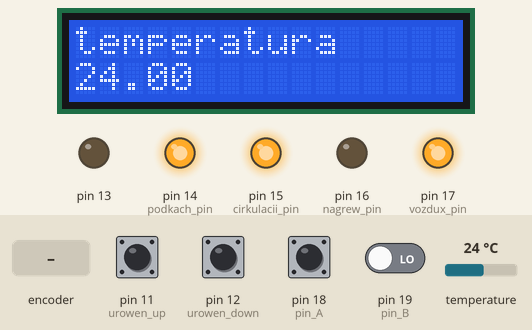
Bench run of a sketch on a simulated Arduino Uno, built with avr-gcc and run on an emulated ATmega328P. Parts: 16×2 character LCD, output pins drawn as LEDs (lit = HIGH). The inputs (shaded band) are chosen by the test bench; at power-on: pin 11 (urowen_up), pin 12 (urowen_down), pin 18 (pin_A) HIGH, pin 19 (pin_B) LOW, temperature 24 °C. What the sketch prints to the serial monitor is not drawn.

Above: at 6.4 s.
6.5 s: temperature set to 26.3 °C
At 13.5 s:
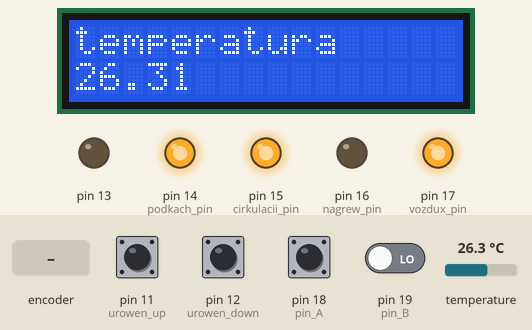
14.4 s: temperature set to 27.5 °C
At 19.0 s:
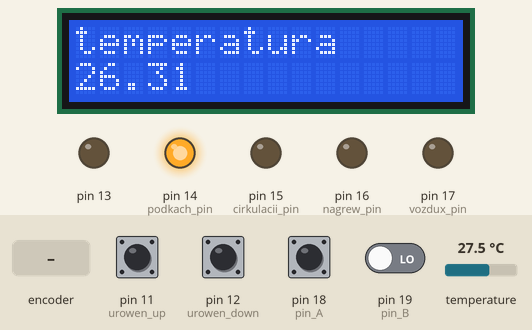
21.5 s: rotary encoder on pin 18 (pin_A) / pin 19 (pin_B) turned 3 steps (first pin leading)
At 23.0 s:
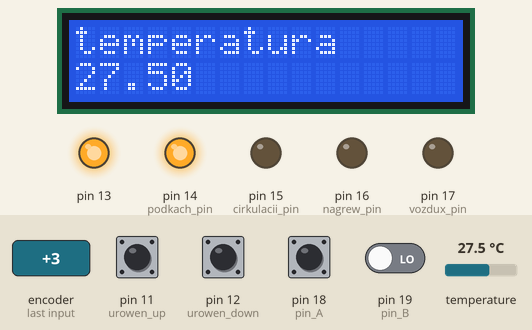
23.6 s: temperature set to 12 °C
At 26.3 s:
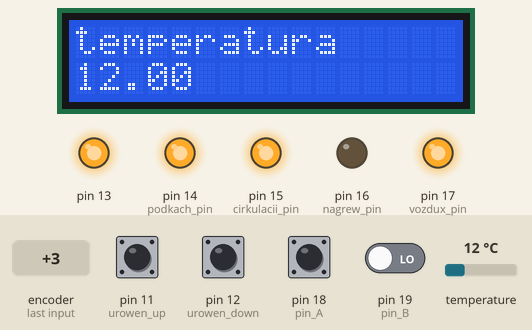
26.6 s: temperature set to 33 °C
At 30.8 s:
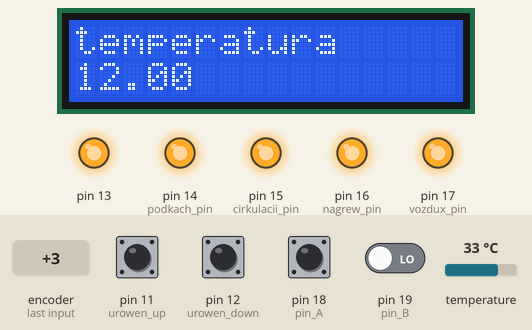
33.6 s: temperature set to 28.9 °C
At 38.1 s:
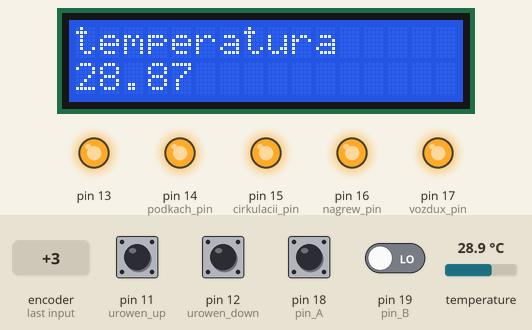
38.7 s: temperature set to 27.6 °C
Timing chart, 0 to 43.9 s (numbered marks = the images above; inputs shaded):
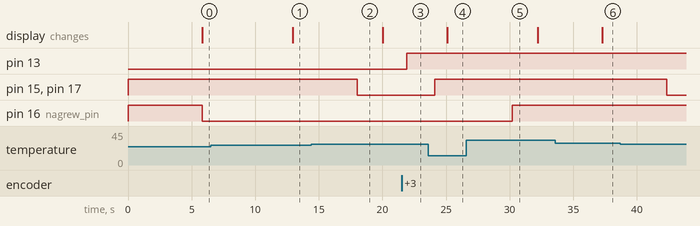

Measured:
- the behaviour switches between 27 and 27.1 °C on temperature (found by bisection; images 1 and 2)
- after the input at 6.5 s, the display: changes after 6.4 s (image 1)
- after the input at 14.4 s, pin 15 (cirkulacii_pin), pin 17 (vozdux_pin): HIGH → LOW after 3.6 s
- after the input at 21.5 s, pin 13: LOW → HIGH after 0.40 s
- after the input at 23.6 s, pin 15 (cirkulacii_pin), pin 17 (vozdux_pin): LOW → HIGH after 0.51 s; the display: changes after 1.5 s (image 4)
- after the input at 26.6 s, pin 16 (nagrew_pin): LOW → HIGH after 3.6 s
- after the input at 33.6 s, the display: changes after 3.7 s (image 6)
- after the input at 38.7 s, pin 15 (cirkulacii_pin), pin 17 (vozdux_pin): HIGH → LOW after 3.7 s

The sketch:

gorelka_2.ino
```cpp
//#include <LiquidCrystalRus.h>

#include <MsTimer2.h>

#include <OneWire.h>
#include<LiquidCrystal.h>
LiquidCrystal lcd(7,6,5,4,3,2);
byte count_iz_temp=0;
byte count_lcd=0;
float rezultat;
float *p_rezult;

int chislo=120;
int shag=10;
const int pin_A=18;
const int pin_B=19;
unsigned char encoder_A;
unsigned char encoder_B;
unsigned char encoder_A_prev=0;
unsigned long currentTime;
unsigned long loopTime;

int urowen_up=11;
int urowen_down=12;
int podkach_pin=14;
int cirkulacii_pin=15;
int nagrew_pin=16;
int vozdux_pin=17;
float nagr_on=26.0;
float nagr_off=28.5;
float gorelka_start=28.0;
float gorelka_stop=30.0;
boolean urowen;


// OneWire DS18S20, DS18B20, DS1822 Temperature Example
//
// http://www.pjrc.com/teensy/td_libs_OneWire.html
//
// The DallasTemperature library can do all this work for you!
// http://milesburton.com/Dallas_Temperature_Control_Library

OneWire  ds(8);  // on pin 10

void flash(void);
void izmerenieTemper(float *p);
void lcd_out(void);
//==============================================================

void setup(void) {
  pinMode(pin_A,INPUT);
  pinMode(pin_B,INPUT);
  pinMode(13,OUTPUT);
  currentTime=millis();
  loopTime=currentTime;
  pinMode(urowen_up,INPUT);
  digitalWrite(urowen_up,HIGH);
  pinMode(urowen_down,INPUT);
  digitalWrite(urowen_down,HIGH);
  pinMode(podkach_pin,OUTPUT);
  digitalWrite(podkach_pin,!LOW);
  pinMode(cirkulacii_pin,OUTPUT);
  digitalWrite(cirkulacii_pin,!LOW);
  pinMode(nagrew_pin,OUTPUT);
  digitalWrite(nagrew_pin,!LOW);
  pinMode(vozdux_pin,OUTPUT);
  digitalWrite(vozdux_pin,!LOW);
  Serial.begin(9600);
  lcd.begin(16,2);
  lcd.print("nachalo");
  p_rezult=&rezultat;
   MsTimer2::set(1000, flash); // 1000ms period
  MsTimer2::start();
  delay(5000);

}
//===========================================================
void loop(void) {

 currentTime=millis();
 if(currentTime>=(loopTime+5))
 {
    encoder_A=digitalRead(pin_A);
    encoder_B=digitalRead(pin_B);
     if((!encoder_A)&&(encoder_A_prev))
       {
          if(encoder_B)
          {
             if(chislo + shag<=255) chislo += shag;
          }
          else
          {
             if(chislo-shag >=0 ) chislo -= shag;
          }
       }
     encoder_A_prev = encoder_A;
     analogWrite(13,chislo);
     Serial.print("chislo  ");
     Serial.print(chislo);
     Serial.println();
     loopTime=currentTime;
 }
  if (count_iz_temp >=5)   //цикл измерения температуры
    {
      izmerenieTemper(p_rezult);
     }
     //................................................
  if(count_lcd >=2)         //вывод на лсд
     lcd_out();
     //................................................
    if(!digitalRead(urowen_up)&&(!digitalRead(urowen_down)))    //проверка уровня масла
          {
            digitalWrite(podkach_pin,!HIGH);              //включение\выключение
            urowen=false;
           }
           else if (digitalRead(urowen_up)&& digitalRead(urowen_down)) //насоса
           {
            digitalWrite(podkach_pin,!LOW);                            //подкачки
            urowen=true;
           }

   //.....................................................
   if (urowen==true)
   {
   if (rezultat<=nagr_on)   //включение нагревателя масла
   {
         digitalWrite(nagrew_pin,!HIGH);
      }
     else if(rezultat>=nagr_off)
       {
         digitalWrite(nagrew_pin,!LOW);
       }
   }
     else
        digitalWrite(nagrew_pin,!LOW);

     //..........................................................
      if((rezultat > (gorelka_start-1.0))&& rezultat<=gorelka_start)
       {
        digitalWrite(cirkulacii_pin,!HIGH);
        digitalWrite(vozdux_pin,!HIGH);
       }
     else if(rezultat >= gorelka_stop)
      {
        digitalWrite(cirkulacii_pin,!LOW);
        digitalWrite(vozdux_pin,!LOW);
      }
      else if(rezultat<gorelka_start-1.0)
      {
         digitalWrite(cirkulacii_pin,!LOW);
        digitalWrite(vozdux_pin,!LOW);
      }


}
//=======================================================================
void flash(void) //обслуживание прерывания таймер2
{
  count_iz_temp ++;

  count_lcd++;
}

//========================================================================
void izmerenieTemper(float *p)  //измерение температуры
{
  MsTimer2::stop();
  byte i;
  byte present = 0;
  byte type_s;
  byte data[12];
  byte addr[8];
  float celsius;

  if ( !ds.search(addr)) {
    Serial.println("No more addresses.");
    Serial.println();
    ds.reset_search();
    delay(250);
    return;
  }

  Serial.print("ROM =");
  for( i = 0; i < 8; i++) {
    Serial.print(' ');
    Serial.print(addr[i], HEX);
  }

  if (OneWire::crc8(addr, 7) != addr[7]) {
      Serial.println("CRC is not valid!");
      return;
  }
  Serial.println();

  // the first ROM byte indicates which chip
  switch (addr[0]) {
    case 0x10:
      Serial.println("  Chip = DS18S20");  // or old DS1820
      type_s = 1;
      break;
    case 0x28:
      Serial.println("  Chip = DS18B20");
      type_s = 0;
      break;
    case 0x22:
      Serial.println("  Chip = DS1822");
      type_s = 0;
      break;
    default:
      Serial.println("Device is not a DS18x20 family device.");
      return;
  }

  ds.reset();
  ds.select(addr);
  ds.write(0x44,1);         // start conversion, with parasite power on at the end

  delay(750);     // maybe 750ms is enough, maybe not
  // we might do a ds.depower() here, but the reset will take care of it.

  present = ds.reset();
  ds.select(addr);
  ds.write(0xBE);         // Read Scratchpad

  Serial.print("  Data = ");
  Serial.print(present,HEX);
  Serial.print(" ");
  for ( i = 0; i < 9; i++) {           // we need 9 bytes
    data[i] = ds.read();
    Serial.print(data[i], HEX);
    Serial.print(" ");
  }
  Serial.print(" CRC=");
  Serial.print(OneWire::crc8(data, 8), HEX);
  Serial.println();

  // convert the data to actual temperature

  unsigned int raw = (data[1] << 8) | data[0];
  if (type_s) {
    raw = raw << 3; // 9 bit resolution default
    if (data[7] == 0x10) {
      // count remain gives full 12 bit resolution
      raw = (raw & 0xFFF0) + 12 - data[6];
    }
  } else {
    byte cfg = (data[4] & 0x60);
    if (cfg == 0x00) raw = raw << 3;  // 9 bit resolution, 93.75 ms
    else if (cfg == 0x20) raw = raw << 2; // 10 bit res, 187.5 ms
    else if (cfg == 0x40) raw = raw << 1; // 11 bit res, 375 ms
    // default is 12 bit resolution, 750 ms conversion time
  }
  celsius = (float)raw / 16.0;

  Serial.print("  Temperature = ");
  Serial.print(celsius);
  Serial.print(" Celsius, ");


  count_iz_temp=0;
  MsTimer2::start();
  *p= celsius;


}
  //========================================================
  void lcd_out(void)     //вывод на лсд
  {
    MsTimer2::stop();
      lcd. clear();
  lcd.setCursor(0,0);
  lcd.print("temperatura");
  lcd.setCursor(0,1);
  lcd.print(rezultat);
  MsTimer2::start();
  count_lcd=0;

  }
```
